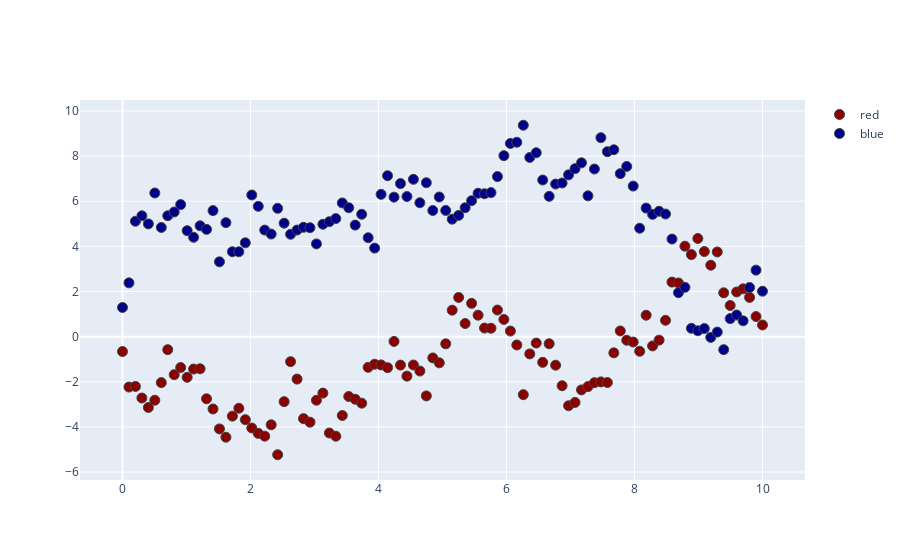

Notebook source saved alongside this figure:
### Code cell
t = np.linspace(0,10,100)

y1= np.random.randn(100).cumsum()
y2= np.random.randn(100).cumsum()

fig = go.Figure()
fig.add_trace(go.Scatter(x=t,y=y1, name='red',mode='markers',marker_color='darkred'))
fig.add_trace(go.Scatter(x=t,y=y2, name='blue',mode='markers',marker_color='darkblue'))
fig.update_traces(mode='markers',marker_line_width=1,marker_size=10)
fig.show()
